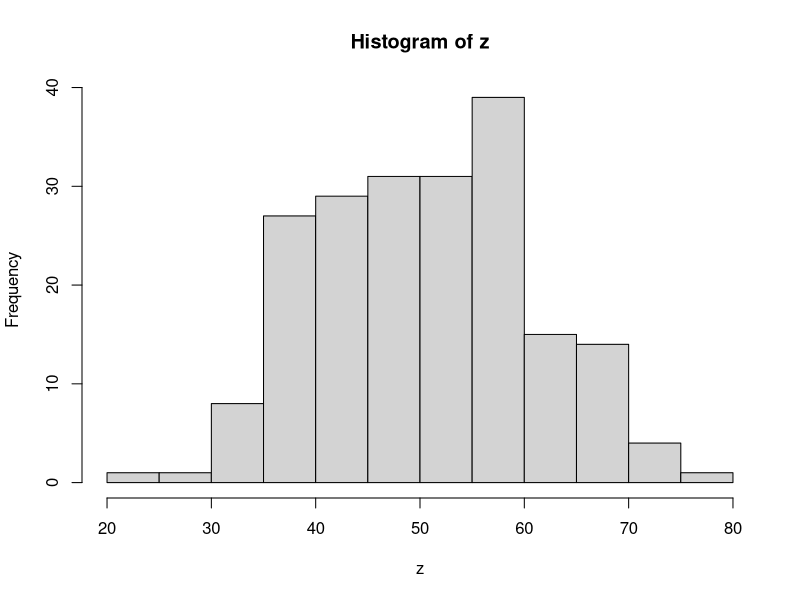
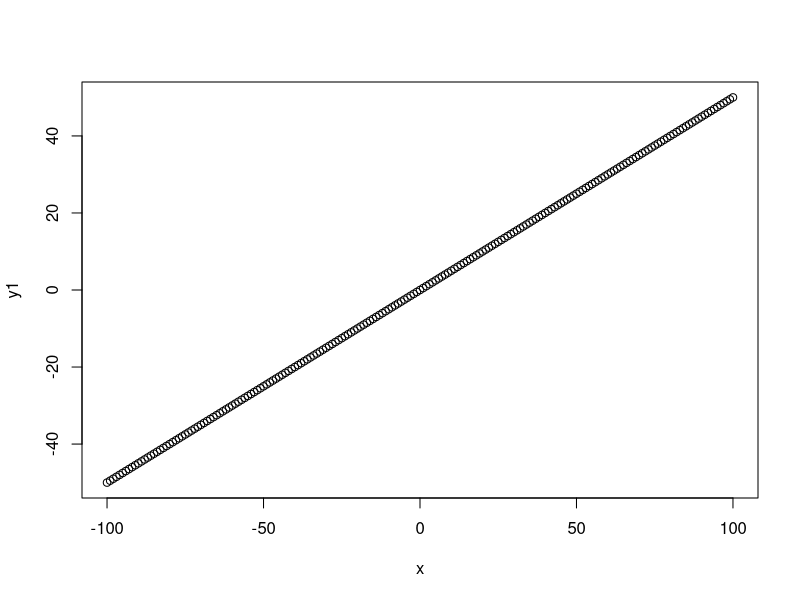
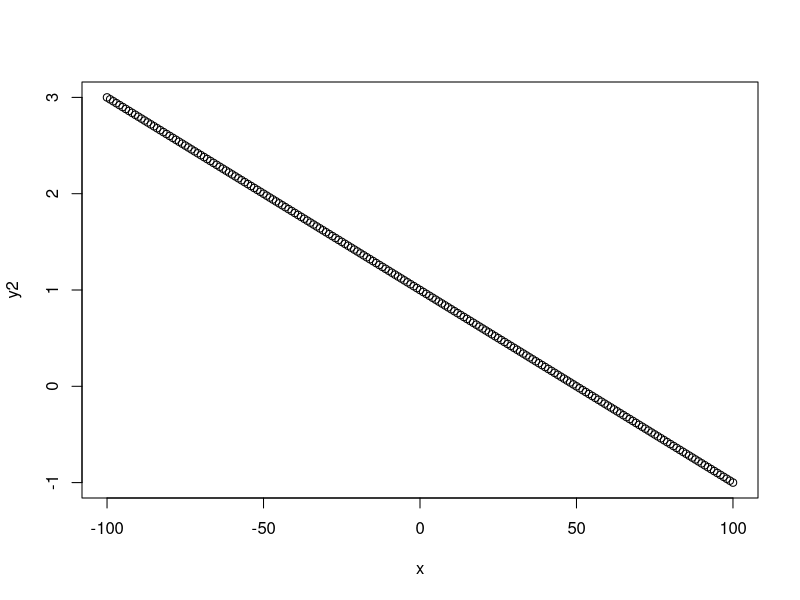
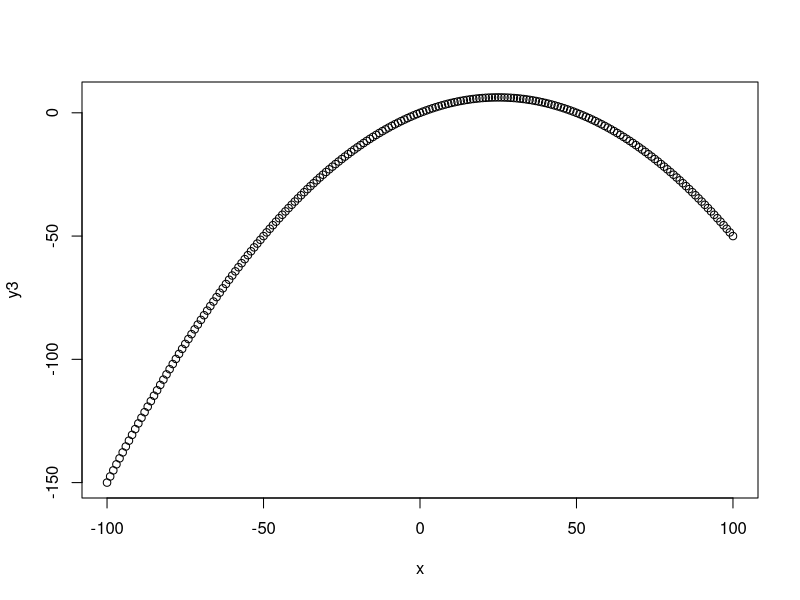
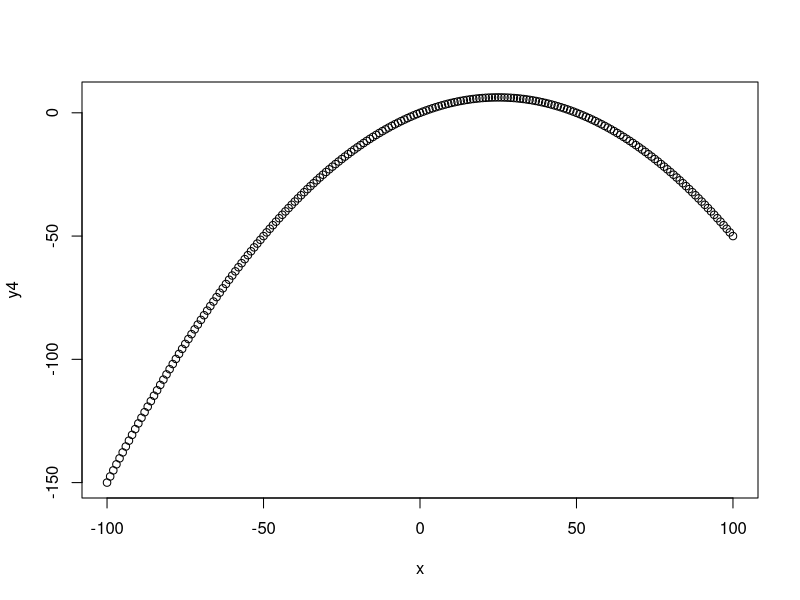
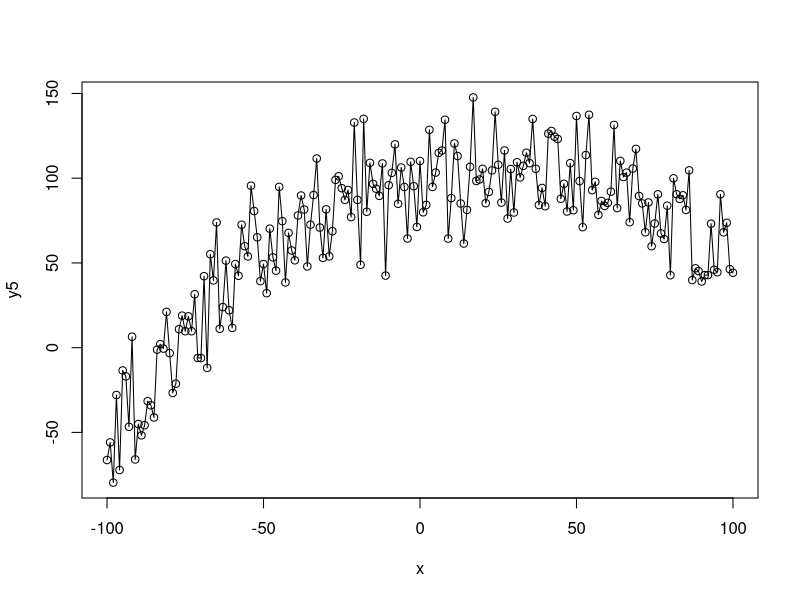

The R source for these figures, in order: (Note: this script raises an error after producing the figures.)
x <- c(-100:100)
alpha <- 0.5 # increaes alpha, decrease |y|, negative turns parabola upside down
beta <- 50 # increase beta, decrease  |y|
gamma <- 2 # decrease gamma, decrease y
z <- rnorm(201, mean=50, sd=10)
hist(z)

y1 <- alpha*x
y2 <- 1-x/beta
y3 <- alpha*x*(1-x/beta)
y4 <- alpha*x*(1-x/beta)
y5 <- y4 + gamma*z

df <- cbind(y5, y4, x, z)
head(df)

plot(x, y1)
plot(x, y2)
plot(x, y3)
plot(x, y4)
plot(x, y5)
lines(x, y5)


alp <- MaxTice4$optim_ls$`MaxTice-m1`$cdf$par[1]
bet <- MaxTice4$optim_ls$`MaxTice-m1`$cdf$par[2]

x <- seq(0, 10, 0.1)
y <- alp*x*(1-x/bet)
plot(x, y)
